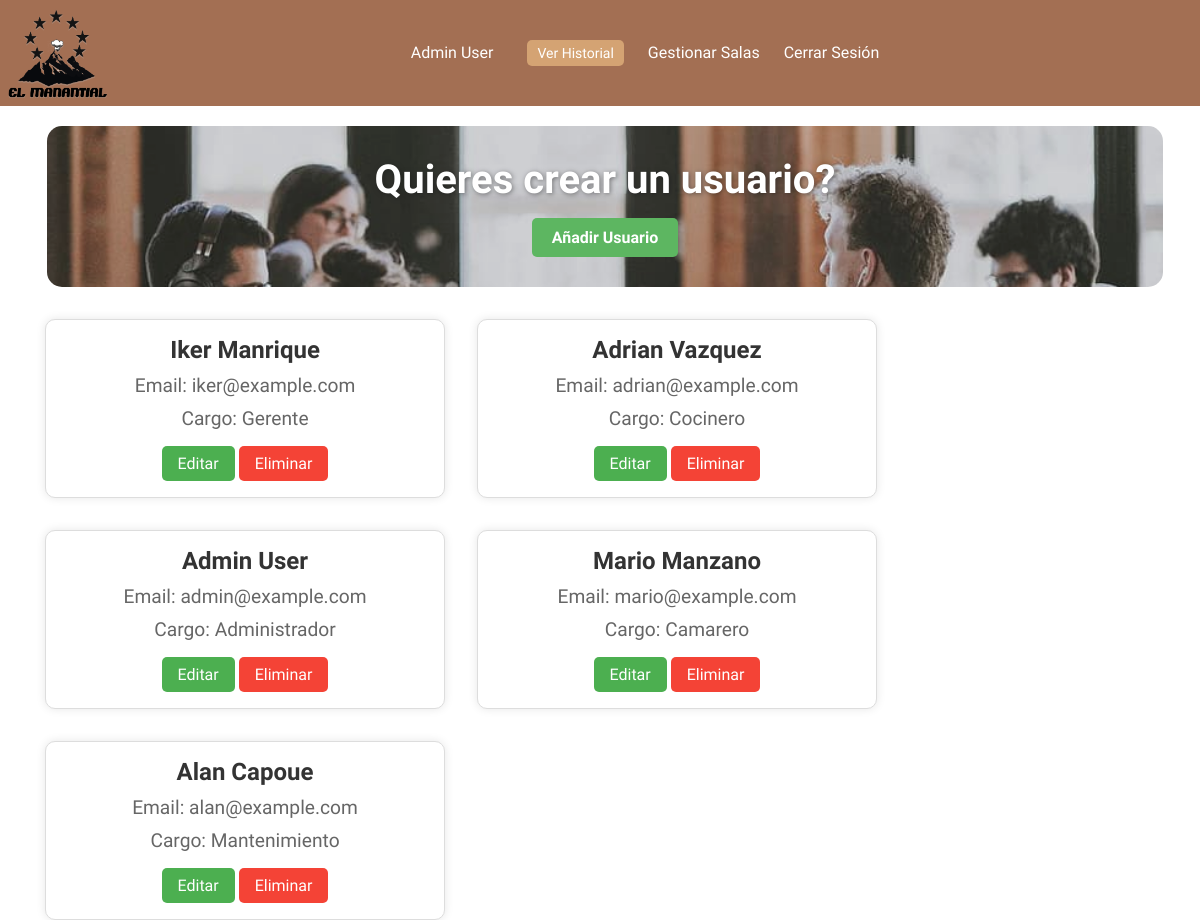
The app's page /public/panelAdmin.php (signed in) with its own data.
### tables this page shows
CREATE TABLE tbl_usuario (
    id_usuario INT AUTO_INCREMENT PRIMARY KEY,
    nombre_usuario VARCHAR(50) NOT NULL,
    email_usuario VARCHAR(100) NOT NULL UNIQUE,
    password_usuario VARCHAR(255) NOT NULL,
    id_rol INT NOT NULL,
    FOREIGN KEY (id_rol) REFERENCES tbl_rol(id_rol)
);

CREATE TABLE tbl_rol (
    id_rol INT AUTO_INCREMENT PRIMARY KEY,
    nombre_rol VARCHAR(30) NOT NULL UNIQUE
);

### public/panelAdmin.php (the view, shortened to what this page needs)
<?php
require_once "../db/conexion.php";
$query = "SELECT u.id_usuario, u.nombre_usuario, u.email_usuario, r.nombre_rol
          FROM tbl_usuario u
          JOIN tbl_rol r ON u.id_rol = r.id_rol";
$stmt = $conn->query($query);
?>
<!DOCTYPE html>
<html lang="es">
<head>
    <link rel="stylesheet" href="../css/panelAdmin.css">
    <link rel="stylesheet" href="https://cdnjs.cloudflare.com/ajax/libs/font-awesome/6.0.0-beta3/css/all.min.css">
</head>
<body>
    <div class="navbar">
        <img src="../img/icon.png" class="icon">
        <div class="user-info">
            <span><?php echo $_SESSION['nombre_usuario']; ?></span>
            <a href="./historial_ocupaciones.php" class="history-button">Ver Historial</a>
            <a href="./dashboard-admin.php" class="logout">Gestionar Salas</a>
            <a href="../private/logout.php" class="logout">Cerrar Sesión</a>
        </div>
    </div>
    <div class="banner">
        <h1>Quieres crear un usuario?</h1>
        <a href="form/form-añadir.php" class="add-button">Añadir Usuario</a>
    </div>
    <div class="users-list">
        <?php while ($user = $stmt->fetch(PDO::FETCH_ASSOC)): ?>
            <div class="user-card">
                <h3><?php echo $user['nombre_usuario']; ?></h3>
                <p>Email: <?php echo $user['email_usuario']; ?></p>
                <p>Cargo: <?php echo $user['nombre_rol']; ?></p>
                <a href="form/form-edit.php?edit=<?php echo $user['id_usuario']; ?>" class="edit-button">Editar</a>
                <a href="#" class="delete-button" onclick="confirmarEliminacion(<?php echo $user['id_usuario']; ?>)">Eliminar</a>
            </div>
        <?php endwhile; ?>
    </div>
</body>
</html>

### css/panelAdmin.css (style rules this page uses)
* { margin: 0; padding: 0; box-sizing: border-box; font-family: "Quicksand", serif; font-optical-sizing: auto; font-weight: 500; font-style: normal; }
body { margin: 0; padding: 0; height: 100vh; }
.navbar { background-color: #a36f53; color: #fff; padding: 8px; display: flex; justify-content: space-between; align-items: center; }
.navbar .icon { width: 100px; height: auto; }
.navbar .user-info { flex: 1; text-align: center; }
.navbar .user-info span { display: inline-block; margin-right: 15px; }
.navbar .user-info a { color: #fff; text-decoration: none; margin: 0 10px; }
.navbar .user-info .history-button { margin-left: 15px; padding: 5px 10px; background-color: #d4a373; color: white; border-radius: 5px; text-decoration: none; font-size: 14px; transition: background-color 0.3s; }
.logout { text-decoration: none; color: white; margin-left: 10px; }
.users-list { display: flex; flex-wrap: wrap; margin-left: 45px; gap: 2rem; margin-top: 2rem; }
.user-card { background-color: #fff; border: 1px solid #ddd; border-radius: 10px; padding: 1rem; width: 400px; text-align: center; box-shadow: 0 0 10px rgba(0, 0, 0, 0.1); transition: transform 0.3s ease, box-shadow 0.3s ease; }
.user-card h3 { font-size: 1.5rem; color: #333; font-weight: 600; }
.user-card p { margin-top: 10px; font-size: 1.2rem; color: #666; }
.user-card .edit-button, .user-card .delete-button { display: inline-block; margin-top: 1rem; padding: 0.5rem 1rem; background-color: #4CAF50; color: white; text-decoration: none; border-radius: 5px; }
.user-card .delete-button { background-color: #f44336; }
.banner { background-image: url('../img/banner.jpg'); background-size: cover; background-position: center; padding: 30px 10px; border-radius: 15px; color: white; text-align: center; margin-left: 47px; margin-top: 20px; width: 93%; opacity: 0.9; }
.banner h1 { font-size: 2.5rem; margin-bottom: 15px; text-shadow: 1px 1px 5px rgba(0, 0, 0, 0.5); font-weight: 600; }
.banner .add-button { background-color: #4CAF50; padding: 10px 20px; font-size: 16px; font-weight: bold; text-decoration: none; color: white; border-radius: 5px; transition: background-color 0.3s; display: inline-block; }

### records on screen
tbl_usuario: nombre_usuario "Iker Manrique", email_usuario "iker@example.com", id_rol.nombre_rol "Gerente"
tbl_usuario: nombre_usuario "Adrian Vazquez", email_usuario "adrian@example.com", id_rol.nombre_rol "Cocinero"
tbl_usuario: nombre_usuario "Admin User", email_usuario "admin@example.com", id_rol.nombre_rol "Administrador"
tbl_usuario: nombre_usuario "Mario Manzano", email_usuario "mario@example.com", id_rol.nombre_rol "Camarero"
tbl_usuario: nombre_usuario "Alan Capoue", email_usuario "alan@example.com", id_rol.nombre_rol "Mantenimiento"

### other values on screen
$_SESSION['nombre_usuario'] "Admin User"
